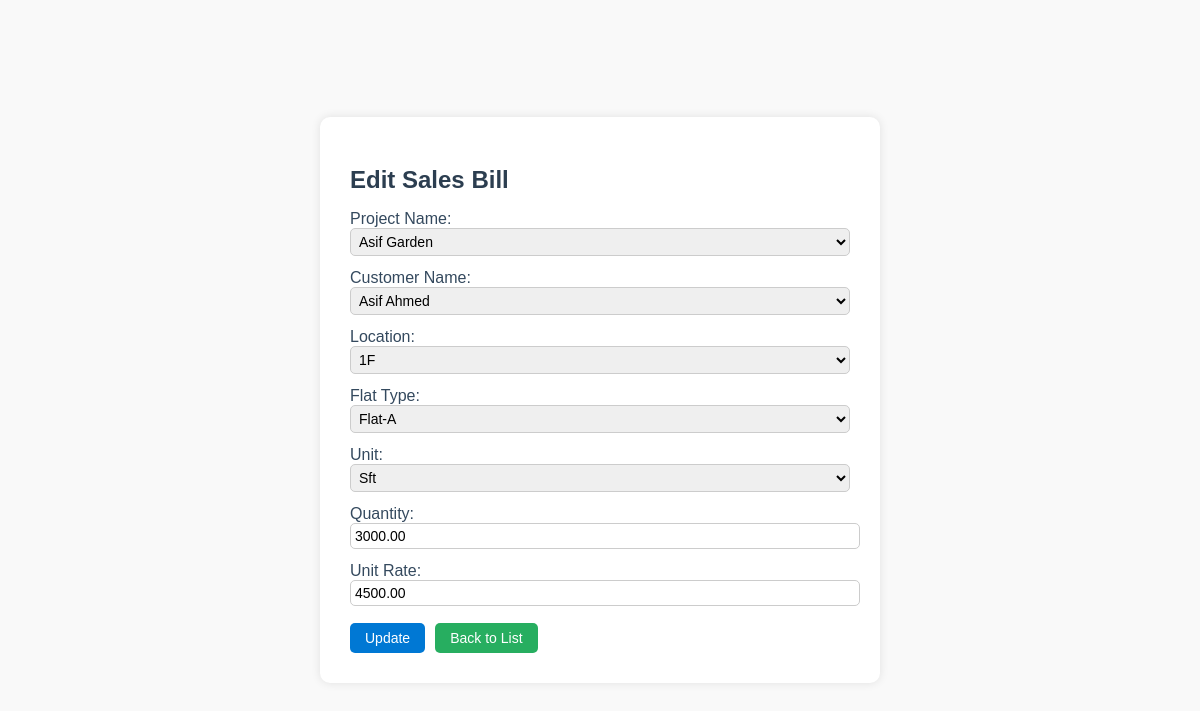
/construction-department/sales_bill/form/1/, run on the app's committed database.
### sales_bill/models.py (models this page shows, shortened)
class SalesBill(models.Model):
    LOCATION_CHOICES = [
        ('GF', 'GF'), ('1F', '1F'), ('2F', '2F'), ('3F', '3F'),
        ('4F', '4F'), ('5F', '5F'), ('6F', '6F'), ('7F', '7F'), ('RF', 'RF'),
    ]
    FLAT_TYPE_CHOICES = [
        ('Flat-A', 'Flat-A'), ('Flat-B', 'Flat-B'), ('Flat-C', 'Flat-C'),
    ]
    UNIT_CHOICES = [
        ('Sft', 'Sft'),
    ]
    id = models.AutoField(primary_key=True)
    project_name = models.ForeignKey(Project, on_delete=models.CASCADE, default=1)
    customer_name = models.ForeignKey(Customer, on_delete=models.CASCADE, default=1)
    location = models.CharField(max_length=10, choices=LOCATION_CHOICES)
    flat_type = models.CharField(max_length=10, choices=FLAT_TYPE_CHOICES)
    unit = models.CharField(max_length=10, choices=UNIT_CHOICES)
    quantity = models.DecimalField(max_digits=10, decimal_places=2)
    unit_rate = models.DecimalField(max_digits=10, decimal_places=2)
    bill_amount = models.DecimalField(max_digits=10, decimal_places=2, default=0)

### customer/models.py (models this page shows)
class Customer(models.Model):
    customer_name = models.CharField(max_length=255)
    customer_email = models.EmailField(unique=True)
    customer_phone = models.CharField(max_length=15, unique=True)
    customer_address = models.TextField(blank=True, null=True)
    created_at = models.DateTimeField(auto_now_add=True)  # Timestamp for when customer was added
    updated_at = models.DateTimeField(auto_now=True)  # Timestamp for last update
    def __str__(self):
        return f"{self.customer_name}"

### sales_bill/views.py (the view)
# urls.py: path("form/", sales_bill_form, name="sales_bill_create"),  # Create a new sales bill
def sales_bill_form(request, id=None):
    bill = get_object_or_404(SalesBill, id=id) if id else None
    if request.method == "POST":
        form = SalesBillForm(request.POST, instance=bill)
        if form.is_valid():
            form.save()
            messages.success(request, "Sales Bill saved successfully.")
            return redirect("sales_bill_list")
    else:
        form = SalesBillForm(instance=bill)
    return render(request, "sales_bill/sales_bill_form.html", {"form": form})

### sales_bill/forms.py
class SalesBillForm(forms.ModelForm):
    class Meta:
        model = SalesBill
        fields = ['project_name', 'customer_name', 'location', 'flat_type', 'unit', 'quantity', 'unit_rate']
        labels = {
            'project_name': 'Project Name',
            'customer_name': 'Customer Name',
            'location': 'Location',
            'flat_type': 'Flat Type',
            'unit': 'Unit',
            'quantity': 'Quantity',
            'unit_rate': 'Unit Rate',
        }
        widgets = {
            'project_name': forms.Select(attrs={'class': 'form-control'}),
            'customer_name': forms.Select(attrs={'class': 'form-control'}),
            'location': forms.Select(attrs={'class': 'form-control'}),
            'flat_type': forms.Select(attrs={'class': 'form-control'}),
            'unit': forms.Select(attrs={'class': 'form-control'}),
            'quantity': forms.NumberInput(attrs={'class': 'form-control'}),
            'unit_rate': forms.NumberInput(attrs={'class': 'form-control'}),
        }

### project/models.py (called while the page is built)
    def __str__(self):
        return f"{self.name_of_project}"

### sales_bill/templates/sales_bill/sales_bill_form.html (shortened to what this page needs)
<!DOCTYPE html>
<html lang="en">
<head>
</head>
<body>
  <div class="form-container">
    <h2>{% if form.instance.id %}Edit{% else %}Create{% endif %} Sales Bill</h2>
    <form method="POST">
      {{ form.as_p }}
      <div class="action-links">
        <button type="submit">{% if form.instance.id %}Update{% else %}Save{% endif %}</button>
        <a href="{% url 'sales_bill_list' %}" class="back-to-list">Back to List</a>
      </div>
    </form>
  </div>
</body>
</html>

### sales_bill/templates/sales_bill/sales_bill_form.html (style rules this page uses)
body { font-family: "Trebuchet MS", sans-serif; background-color: #f9f9f9; margin: 0; padding: 0; display: flex; justify-content: center; align-items: center; height: 100vh; }
.form-container { background-color: #ffffff; border-radius: 10px; padding: 30px; max-width: 500px; width: 90%; box-shadow: 0 0 10px rgba(0, 0, 0, 0.1); }
h2 { text-align: left; color: #2c3e50; margin-bottom: 10px; font-size: 24px; }
label { font-size: 16px; color: #34495e; margin-bottom: 4px; }
input, select, textarea { padding: 4px; font-size: 14px; border: 1px solid #ccc; border-radius: 5px; outline: none; width: 100%; margin-bottom: -3px; }
.action-links { display: flex; align-items: center; margin-top: 20px; gap: 10px; }
.action-links button, .action-links a { text-decoration: none; font-size: 14px; padding: 0 15px; border-radius: 5px; height: 30px; display: flex; align-items: center; justify-content: center; color: #ffffff; }
.action-links button { background-color: #0078D4; border: none; }
.action-links a.back-to-list { background-color: #27ae60; }

### data on the page
SalesBill: project_name "Asif Garden", location "1F", flat_type "Flat-A", unit "Sft", quantity "3000.00", unit_rate "4500.00"
Customer: customer_name "Asif Ahmed"
